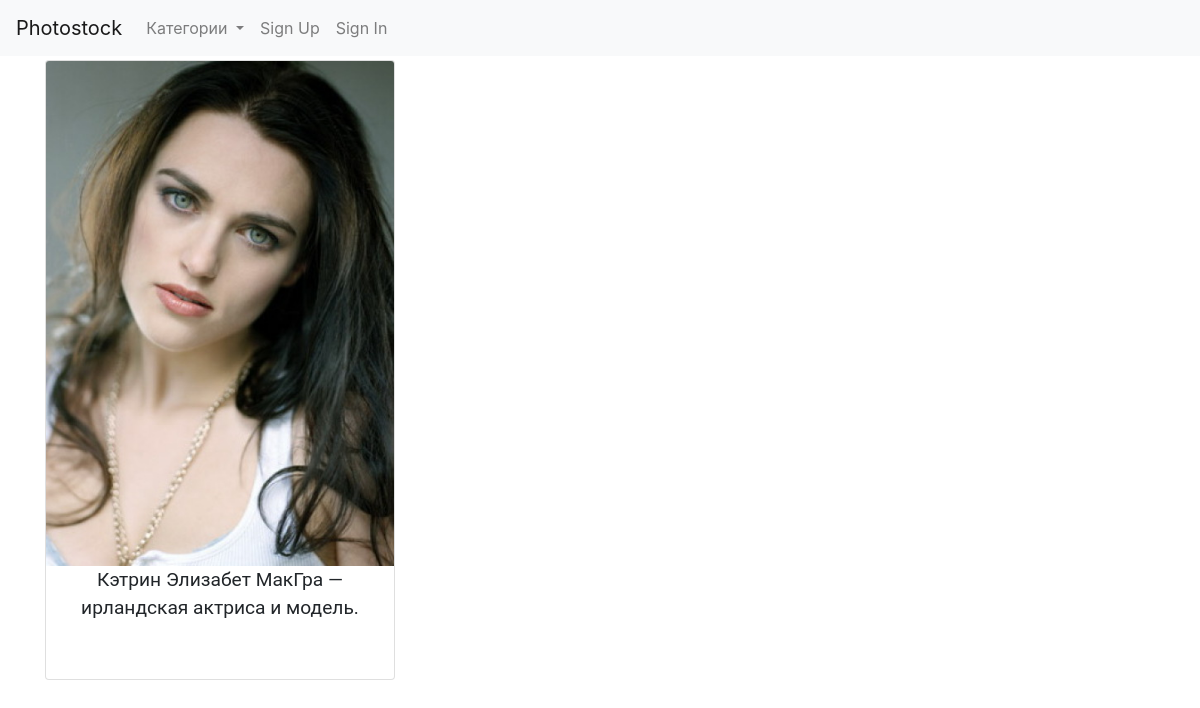
The page /pics/4/ on the database its author committed.
### pictures/models.py (models this page shows, shortened)
class Picture(models.Model):
    user = models.ForeignKey(User, on_delete=models.CASCADE)
    title = models.CharField(max_length=255)
    picture = models.ImageField(upload_to='images/')
    small_picture = ImageSpecField(source='picture',
                                      processors=[ResizeToFill(250, 300)],
                                      format='JPEG',
                                      options={'quality': 60})
    description = models.TextField(null=True, blank=True)
    category = models.ForeignKey(Category, on_delete=models.CASCADE)

### pictures/views.py (the view)
# urls.py: path("<int:pk>/", PictureDetail.as_view(), name="picture_detail"),
class PictureDetail(DetailView):
        model = Picture
        context_object_name = "pic"
        def get_context_data(self, **kwargs):
            context = super().get_context_data(**kwargs)
            context["cat_menu"] = Category.objects.all()
            if self.request.user.is_authenticated:
                if Picture.objects.filter(user=self.request.user).exists():
                    context["download"] = True
            return context

### photostock/utils/context_processors.py (called while the page is built)
def settings_context(_request):
    return {"DEBUG": settings.DEBUG}

### pictures/models.py (called while the page is built)
    def get_count_category(self):
        return Picture.objects.filter(category=self.id).count()

### photostock/templates/pictures/picture_detail.html (shortened to what this page needs)
{% extends "base.html" %}
{% block content %}
<div class="row">
  <div class="col-sm-4">
    <div class="card">
      <img class="card-img-top" src="{{ pic.small_picture.url }}" alt="{{ pic.title }}">
      <p class="card-text" style="text-align: center; font-family: Roboto; font-size:1.2em;">{{ pic.description }}</p>
       <div class="card-body">
     </div>
    </div>
  </div>
</div>
{% endblock %}

### rows shown on the page
Picture: small_picture (picture), description "Кэтрин Элизабет МакГра — ирландская актриса и модель."
